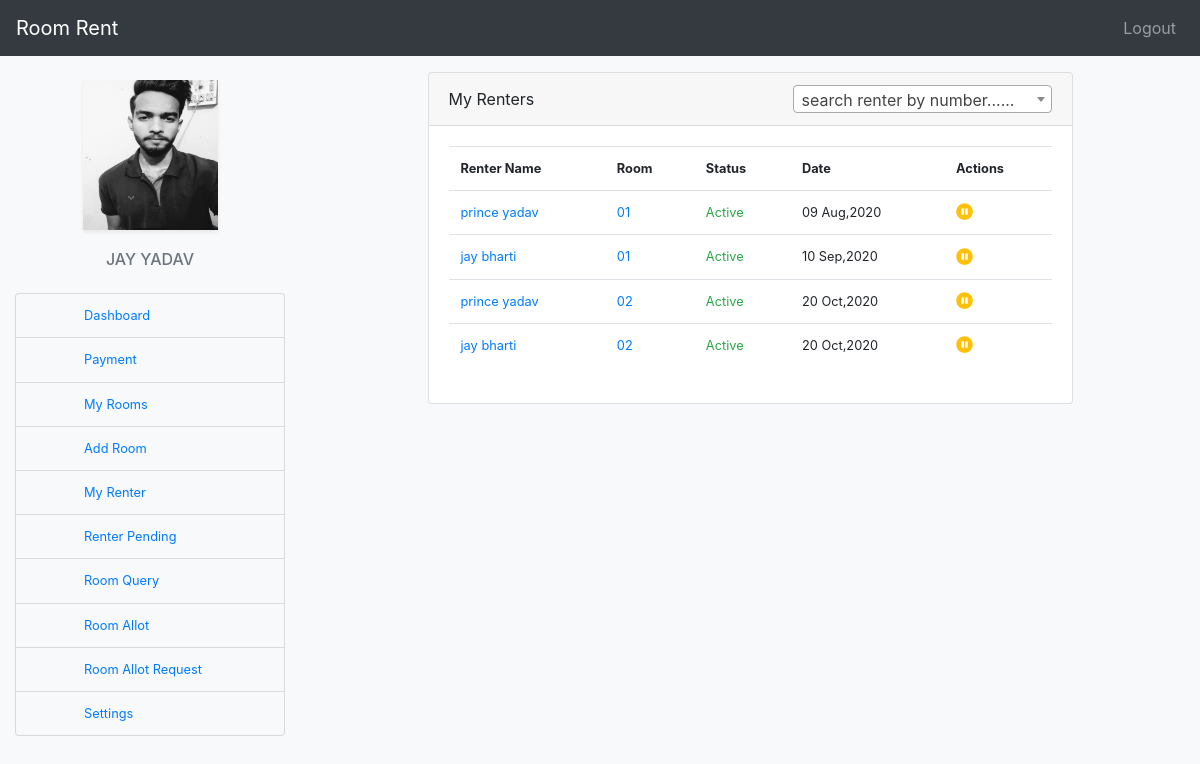
/my_renter/ (signed in), run on an earlier commit of the app's database.
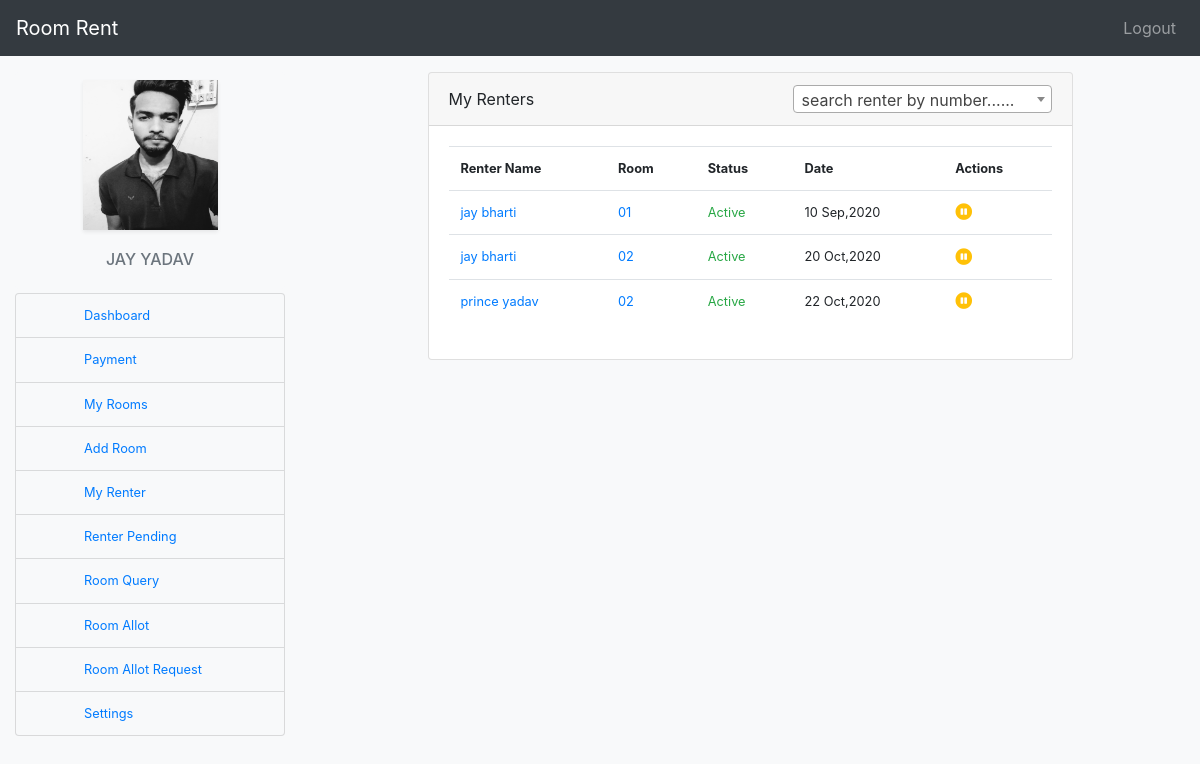
And on a later commit of the database.
### datawork/models.py (models this page shows, shortened)
class RoomAllot(models.Model):
    ra_id = models.AutoField(primary_key=True)
    ra_room_id = models.ForeignKey(Room, on_delete=models.DO_NOTHING)
    user_id = models.ForeignKey(User, on_delete=models.DO_NOTHING,related_name='user_id')
    renter = models.ForeignKey(User, on_delete=models.DO_NOTHING,related_name='renter')
    ra_doc = models.DateTimeField(default=datetime.now(), blank=True)
    ra_status = models.CharField(max_length=20, default='1',choices=(("0", "Request"), ("1", "Active"),("2","Pending")))
    slug = models.SlugField()

class Room(models.Model):
    r_id = models.AutoField(primary_key=True)
    user_id = models.ForeignKey(User,on_delete=models.CASCADE)
    r_title = models.CharField(max_length=100)
    r_rent = models.IntegerField()
    r_type = models.ForeignKey(RoomType,on_delete=models.DO_NOTHING)
    r_desc = models.TextField(max_length=200)
    r_image = models.ImageField(upload_to="image")
    slug = models.SlugField()
    r_status = models.CharField(max_length=20, default='1',choices=(("0", "Pending"), ("1", "Active")))
    r_doc = models.DateTimeField(default=datetime.now(), blank=True)

### datawork/views.py (the view)
# urls.py: path('my_renter/',views.my_renter,name="my_renter"),
@login_required(login_url=logins)
def my_renter(r):
    data = {
        "renters": RoomAllot.objects.filter(user_id__username=r.user, ra_status='1'),
        "user": RoomOwner.objects.filter(user_id__username=r.user),
        "userdata": User.objects.filter(username=r.user),
    }
    return render(r,'roomowner/ro_my_renter.html',data)

### templates/roomowner/ro_my_renter.html (shortened to what this page needs)
{% extends 'roomowner/ro_base.html' %}
{% block content %}
    <div class="col-lg-9">
    <div class="row">
        <div class="col-lg-9 mx-auto">
            <div class="card">
                <div class="card-header">
                    <div class="form-inline">
                        My Renters
                    <div class="form-group ml-auto">
                    </div>
                    </div>
                </div>
                <div class="card-body">
                    <table class="table table-responsive-sm">
                        <tr class="small">
                            <th>Renter Name</th>
                            <th>Room</th>
                            <th>Status</th>
                            <th>Date</th>
                            <th>Actions</th>
                        </tr>
                        {% for r in renters %}
                            <tr class="small">
                            <td><a href="{% url 'view_renter_profile' r.renter.username %}" class="nav-link p-0 m-0">{{ r.renter.first_name }} {{ r.renter.last_name }}</a></td>
                            <td><a href="{% url 'owner_room_view' r.ra_room_id.slug %}" class="nav-link p-0 m-0">{{ r.ra_room_id.r_title }}</a></td>
                            <td class="text-success">Active</td>
                            <td>{{ r.ra_doc|date:'d M,Y' }}</td>
                            <td><a href="{% url 'allot_pending' r.ra_id %}" class=" nav-link p-0 m-0"><i class="fas fa-pause-circle fa-lg text-warning"></i></a></td>
                            </tr>
                        {% empty %}
                        <tr>
                            <td colspan="5"><div class="alert alert-danger h6 text-center p-3" role="alert">No any renter availables!</div></td>
                        </tr>
                        {% endfor %}
                    </table>
                </div>
            </div>
        </div>
    </div>
    </div>
{% endblock %}

What changed in the data, as far as the page shows it:
no longer on this page (row edited): RoomAllot: renter.first_name "prince", renter.last_name "yadav", ra_room_id.r_title "01", ra_doc "09 Aug,2020"
removed RoomAllot: renter.first_name "prince", renter.last_name "yadav", ra_room_id.r_title "02", ra_doc "20 Oct,2020"
added RoomAllot: renter.first_name "prince", renter.last_name "yadav", ra_room_id.r_title "02", ra_doc "22 Oct,2020"
